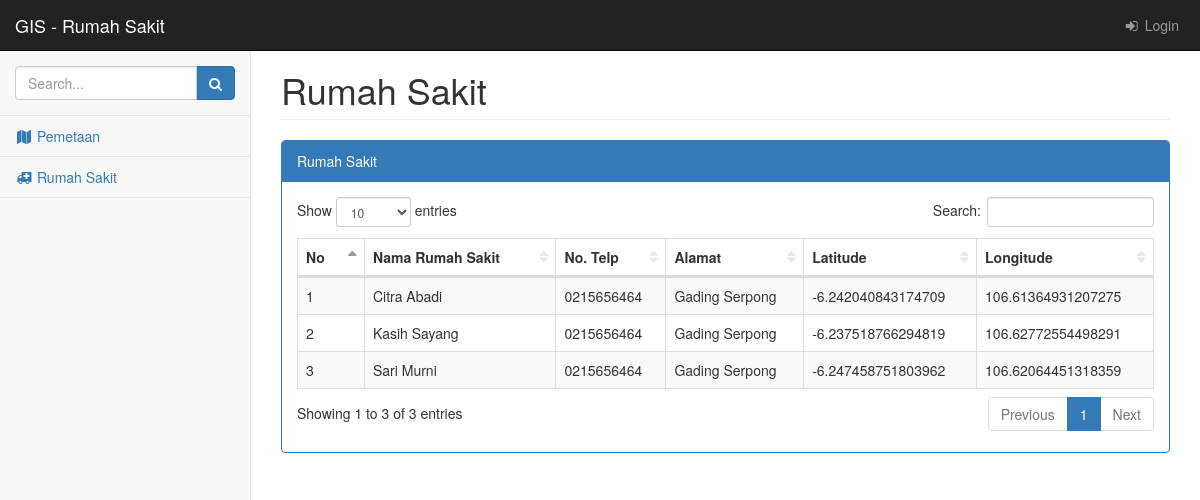
Screenshot of /index.php/rumah_sakit with the database file from the repository.
### tables this page shows
CREATE TABLE `tbl_rumahsakit` (
  `id_rumahsakit` int(11) NOT NULL,
  `nama_rumahsakit` varchar(50) DEFAULT NULL,
  `no_telp` varchar(15) DEFAULT NULL,
  `alamat` text DEFAULT NULL,
  `latitude` varchar(50) DEFAULT NULL,
  `longitude` varchar(50) DEFAULT NULL,
  `deskripsi` text DEFAULT NULL
);

### application/views/rumahsakit/list.php (the view, shortened to what the rows shown need)
<div class="col-lg-12">
  <div class="panel panel-primary">
    <div class="panel-body">
      <div class="table-responsive">
        <table class="table table-striped table-bordered table-hover" id="dataTables-example">
          <thead>
            <tr>
              <th>No</th>
              <th>Nama Rumah Sakit</th>
              <th>No. Telp</th>
              <th>Alamat</th>
              <th>Latitude</th>
              <th>Longitude</th>
            </tr>
          </thead>
          <tbody>
            <?php foreach ($rumahsakit as $key => $value) { ?>
              <tr>
                <td><?= $key + 1 ?></td>
                <td><?= $value->nama_rumahsakit ?></td>
                <td><?= $value->no_telp ?></td>
                <td><?= $value->alamat ?></td>
                <td><?= $value->latitude ?></td>
                <td><?= $value->longitude ?></td>
              </tr>
            <?php } ?>
          </tbody>
        </table>
      </div>
    </div>
  </div>
</div>

### rows the page displays
tbl_rumahsakit: nama_rumahsakit "Citra Abadi", no_telp "0215656464", alamat "Gading Serpong", latitude "-6.242040843174709", longitude "106.61364931207275"
tbl_rumahsakit: nama_rumahsakit "Kasih Sayang", no_telp "0215656464", alamat "Gading Serpong", latitude "-6.237518766294819", longitude "106.62772554498291"
tbl_rumahsakit: nama_rumahsakit "Sari Murni", no_telp "0215656464", alamat "Gading Serpong", latitude "-6.247458751803962", longitude "106.62064451318359"

### other values shown
$title "Rumah Sakit"
